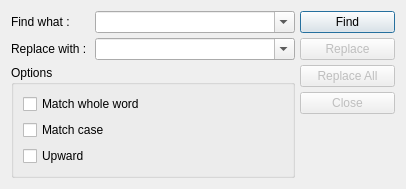
<?xml version="1.0" encoding="UTF-8"?>
<ui version="4.0">
 <class>FindReplaceDialog</class>
 <widget class="QDialog" name="FindReplaceDialog">
  <property name="geometry">
   <rect>
    <x>0</x>
    <y>0</y>
    <width>406</width>
    <height>170</height>
   </rect>
  </property>
  <property name="windowTitle">
   <string>Find/Replace</string>
  </property>
  <property name="windowIcon">
   <iconset resource="D:/python projects/pyside2 practice/FindReplaceDialog.qrc">
    <normaloff>:/images/find.png</normaloff>:/images/find.png</iconset>
  </property>
  <layout class="QHBoxLayout" name="horizontalLayout" stretch="3,1">
   <property name="spacing">
    <number>5</number>
   </property>
   <item>
    <layout class="QVBoxLayout" name="verticalLayout">
     <item>
      <layout class="QFormLayout" name="formLayout">
       <item row="0" column="1">
        <widget class="QComboBox" name="findComboBox">
         <property name="enabled">
          <bool>true</bool>
         </property>
         <property name="editable">
          <bool>true</bool>
         </property>
        </widget>
       </item>
       <item row="1" column="0">
        <widget class="QLabel" name="label">
         <property name="text">
          <string>Replace with : </string>
         </property>
         <property name="buddy">
          <cstring>replaceComboBox</cstring>
         </property>
        </widget>
       </item>
       <item row="1" column="1">
        <widget class="QComboBox" name="replaceComboBox">
         <property name="editable">
          <bool>true</bool>
         </property>
        </widget>
       </item>
       <item row="0" column="0">
        <widget class="QLabel" name="label_2">
         <property name="text">
          <string>Find what : </string>
         </property>
         <property name="buddy">
          <cstring>findComboBox</cstring>
         </property>
        </widget>
       </item>
      </layout>
     </item>
     <item>
      <widget class="QGroupBox" name="groupBox">
       <property name="title">
        <string>Options</string>
       </property>
       <layout class="QVBoxLayout" name="verticalLayout_2">
        <item>
         <widget class="QCheckBox" name="checkBox">
          <property name="text">
           <string>Match whole word</string>
          </property>
         </widget>
        </item>
        <item>
         <widget class="QCheckBox" name="checkBox_2">
          <property name="text">
           <string>Match case</string>
          </property>
         </widget>
        </item>
        <item>
         <widget class="QCheckBox" name="checkBox_3">
          <property name="text">
           <string>Upward</string>
          </property>
         </widget>
        </item>
       </layout>
      </widget>
     </item>
    </layout>
   </item>
   <item>
    <layout class="QVBoxLayout" name="verticalLayout_3">
     <item>
      <widget class="QPushButton" name="findButton">
       <property name="text">
        <string>Find</string>
       </property>
       <property name="default">
        <bool>true</bool>
       </property>
      </widget>
     </item>
     <item>
      <widget class="QPushButton" name="replaceButton">
       <property name="enabled">
        <bool>false</bool>
       </property>
       <property name="text">
        <string>Replace</string>
       </property>
      </widget>
     </item>
     <item>
      <widget class="QPushButton" name="replaceAllButton">
       <property name="enabled">
        <bool>false</bool>
       </property>
       <property name="text">
        <string>Replace All</string>
       </property>
      </widget>
     </item>
     <item>
      <widget class="QPushButton" name="closeButton">
       <property name="enabled">
        <bool>false</bool>
       </property>
       <property name="text">
        <string>Close</string>
       </property>
      </widget>
     </item>
     <item>
      <spacer name="verticalSpacer">
       <property name="orientation">
        <enum>Qt::Vertical</enum>
       </property>
       <property name="sizeHint" stdset="0">
        <size>
         <width>20</width>
         <height>40</height>
        </size>
       </property>
      </spacer>
     </item>
    </layout>
   </item>
  </layout>
 </widget>
 <resources>
  <include location="D:/python projects/pyside2 practice/FindReplaceDialog.qrc"/>
 </resources>
 <connections>
  <connection>
   <sender>closeButton</sender>
   <signal>clicked()</signal>
   <receiver>FindReplaceDialog</receiver>
   <slot>close()</slot>
   <hints>
    <hint type="sourcelabel">
     <x>336</x>
     <y>101</y>
    </hint>
    <hint type="destinationlabel">
     <x>344</x>
     <y>145</y>
    </hint>
   </hints>
  </connection>
  <connection>
   <sender>findComboBox</sender>
   <signal>currentTextChanged(QString)</signal>
   <receiver>FindReplaceDialog</receiver>
   <slot>enableButtons()</slot>
   <hints>
    <hint type="sourcelabel">
     <x>232</x>
     <y>25</y>
    </hint>
    <hint type="destinationlabel">
     <x>272</x>
     <y>3</y>
    </hint>
   </hints>
  </connection>
  <connection>
   <sender>replaceComboBox</sender>
   <signal>currentTextChanged(QString)</signal>
   <receiver>FindReplaceDialog</receiver>
   <slot>enableButtons()</slot>
   <hints>
    <hint type="sourcelabel">
     <x>171</x>
     <y>48</y>
    </hint>
    <hint type="destinationlabel">
     <x>194</x>
     <y>59</y>
    </hint>
   </hints>
  </connection>
  <connection>
   <sender>findButton</sender>
   <signal>clicked()</signal>
   <receiver>FindReplaceDialog</receiver>
   <slot>onFind()</slot>
   <hints>
    <hint type="sourcelabel">
     <x>386</x>
     <y>20</y>
    </hint>
    <hint type="destinationlabel">
     <x>398</x>
     <y>24</y>
    </hint>
   </hints>
  </connection>
  <connection>
   <sender>replaceButton</sender>
   <signal>clicked()</signal>
   <receiver>FindReplaceDialog</receiver>
   <slot>onReplace()</slot>
   <hints>
    <hint type="sourcelabel">
     <x>374</x>
     <y>52</y>
    </hint>
    <hint type="destinationlabel">
     <x>405</x>
     <y>64</y>
    </hint>
   </hints>
  </connection>
  <connection>
   <sender>replaceAllButton</sender>
   <signal>clicked()</signal>
   <receiver>FindReplaceDialog</receiver>
   <slot>onRepalceAll()</slot>
   <hints>
    <hint type="sourcelabel">
     <x>362</x>
     <y>74</y>
    </hint>
    <hint type="destinationlabel">
     <x>400</x>
     <y>129</y>
    </hint>
   </hints>
  </connection>
 </connections>
 <slots>
  <slot>enableButtons()</slot>
  <slot>onFind()</slot>
  <slot>onReplace()</slot>
  <slot>onRepalceAll()</slot>
 </slots>
</ui>
